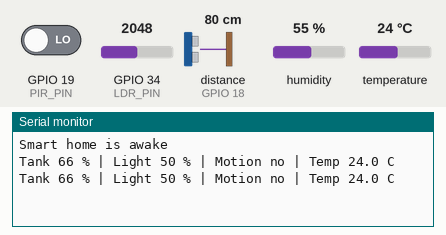
The sketch below on a simulated ESP32. Shown: the last lines printed to the serial monitor. Wiring (inferred from the names in the program): ultrasonic range finder: trigger GPIO 5; echo GPIO 18. The inputs (shaded band) are chosen by the test bench; at power-on: GPIO 19 (PIR_PIN) LOW, distance to the obstacle (sensor on GPIO 18) 80 cm, temperature 24 °C, GPIO 34 (LDR_PIN) = 2048, humidity 55 %. The echo pulse lasts 58.3 µs per cm.

Above: at 2.8 s.
2.9 s: GPIO 19 (PIR_PIN) driven HIGH
At 5.3 s:
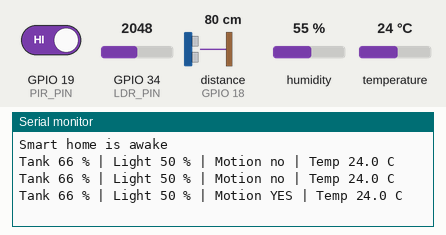
7.5 s: distance to the obstacle (sensor on GPIO 18) set to 2 cm
At 9.0 s:
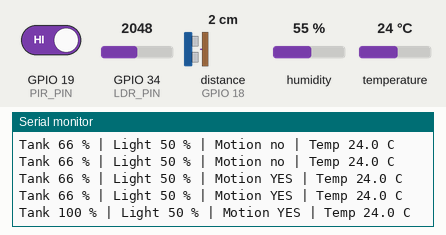
10.2 s: temperature set to 12 °C
At 10.2 s:
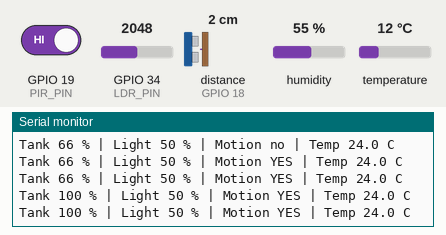
12.9 s: GPIO 34 (LDR_PIN) set to 2866
At 15.3 s:
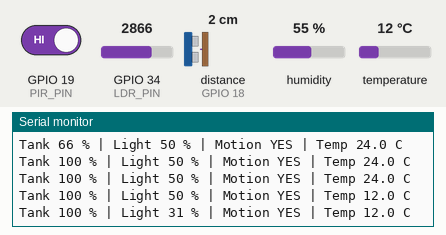
15.6 s: distance to the obstacle (sensor on GPIO 18) set to 35 cm
At 17.2 s:
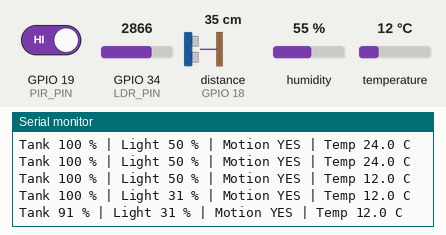
18.3 s: temperature set to 19 °C
At 20.9 s:
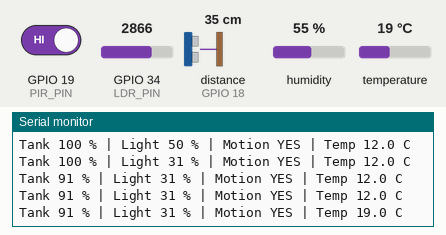
Timing chart, 0 to 22.0 s (numbered marks = the images above; inputs shaded):
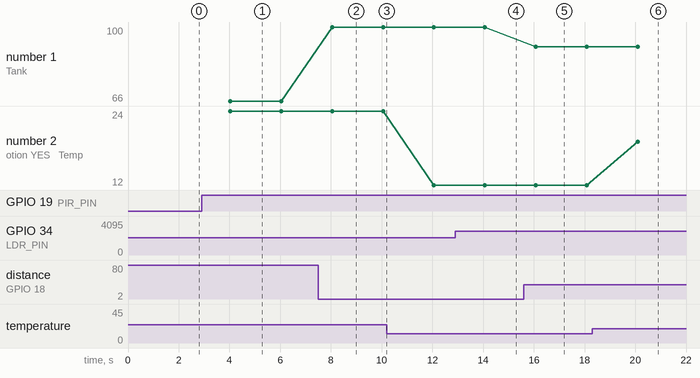

Measured:
- after the input at 2.9 s, the serial monitor: prints a new line after 1.1 s (image 1)
- after the input at 7.5 s, the serial monitor: prints a new line after 0.55 s (image 2)
- after the input at 12.9 s, the serial monitor: prints a new line after 1.2 s (image 4)
- after the input at 15.6 s, the serial monitor: prints a new line after 0.48 s (image 5)
- after the input at 18.3 s, the serial monitor: prints a new line after 1.8 s (image 6)
- plotted number 1: 66 → 100 after the input at 7.5 s, 100 → 91 after the input at 15.6 s
- plotted number 2: 24 → 12 after the input at 10.2 s, 12 → 19 after the input at 18.3 s

The sketch:

p1_sense.ino
```cpp
// P1 SENSE: your smart home reads its world
// Tank level (ultrasonic), daylight (LDR), motion (PIR), temperature (DHT22)

#include <DHT.h>

const int TRIG_PIN = 5;
const int ECHO_PIN = 18;
const int LDR_PIN = 34;
const int PIR_PIN = 19;
const int DHT_PIN = 15;

DHT dht(DHT_PIN, DHT22);

// The sensor sits on the tank lid and measures down to the water.
float readDistanceCm() {
  digitalWrite(TRIG_PIN, LOW);
  delayMicroseconds(2);
  digitalWrite(TRIG_PIN, HIGH);
  delayMicroseconds(10);
  digitalWrite(TRIG_PIN, LOW);
  long us = pulseIn(ECHO_PIN, HIGH, 30000);
  return us / 58.0;   // 0 means no echo came back
}

void setup() {
  Serial.begin(115200);
  pinMode(TRIG_PIN, OUTPUT);
  pinMode(ECHO_PIN, INPUT);
  pinMode(PIR_PIN, INPUT);
  dht.begin();
  Serial.println("Smart home is awake");
}

void loop() {
  float cm = readDistanceCm();
  if (cm <= 0) return;                                          // no echo: skip this reading
  int tank = constrain(map((int)cm, 200, 20, 0, 100), 0, 100);  // 200 cm = empty, 20 cm = full
  int light = 100 - analogRead(LDR_PIN) * 100 / 4095;           // 0 = dark, 100 = bright
  bool motion = digitalRead(PIR_PIN) == HIGH;
  float temp = dht.readTemperature();

  Serial.printf("Tank %d %% | Light %d %% | Motion %s | Temp %.1f C\n",
                tank, light, motion ? "YES" : "no", temp);
  delay(2000);
}
```
